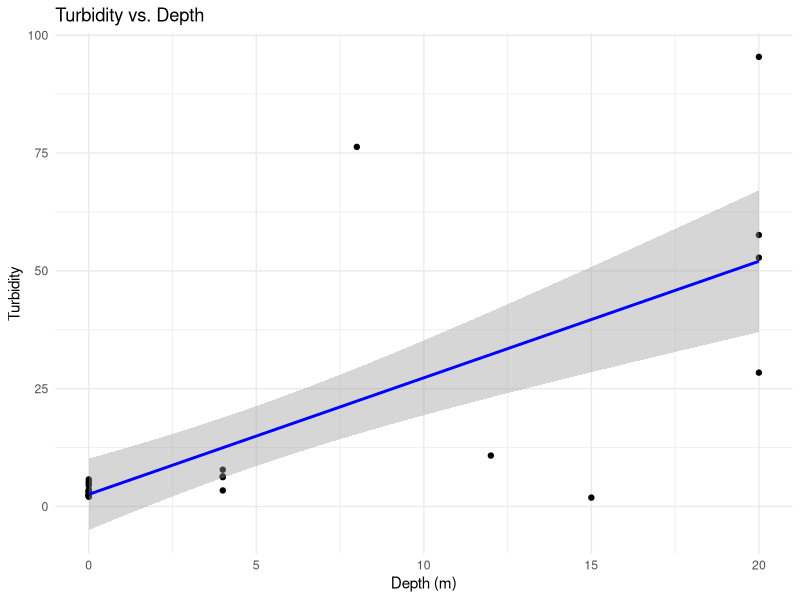
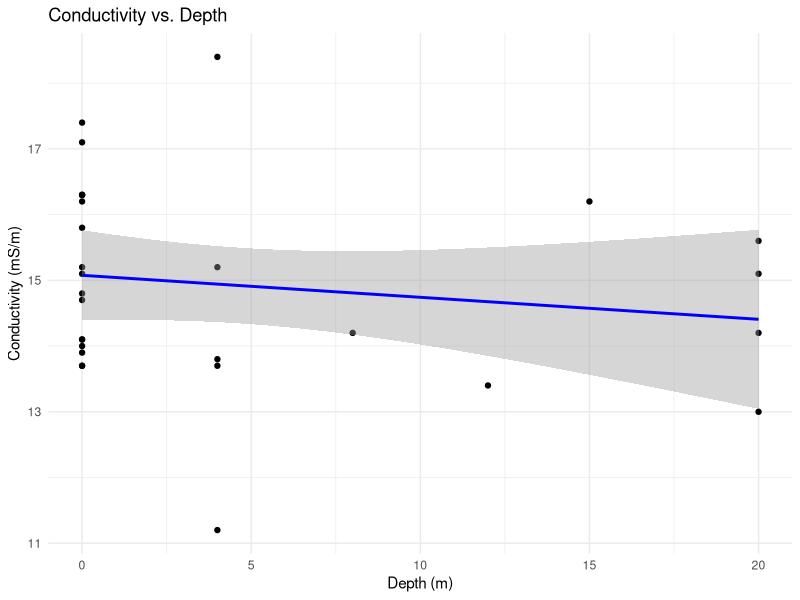
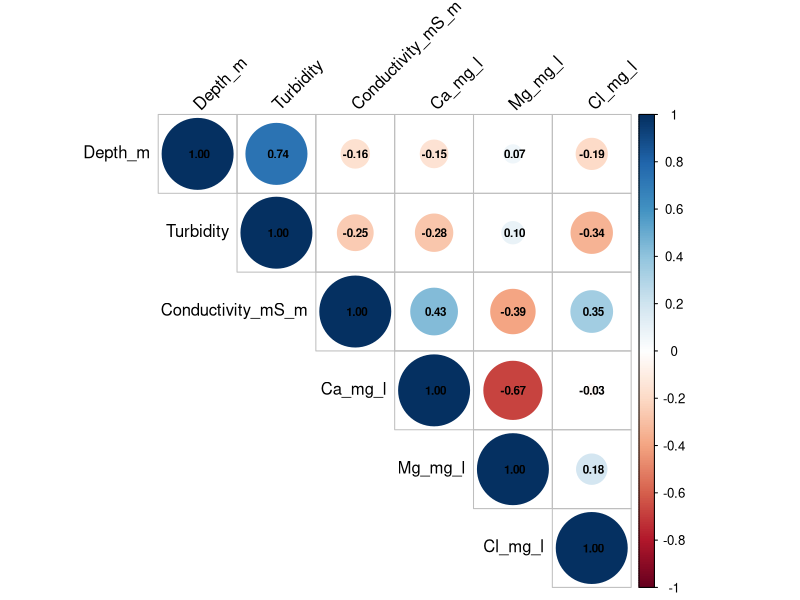
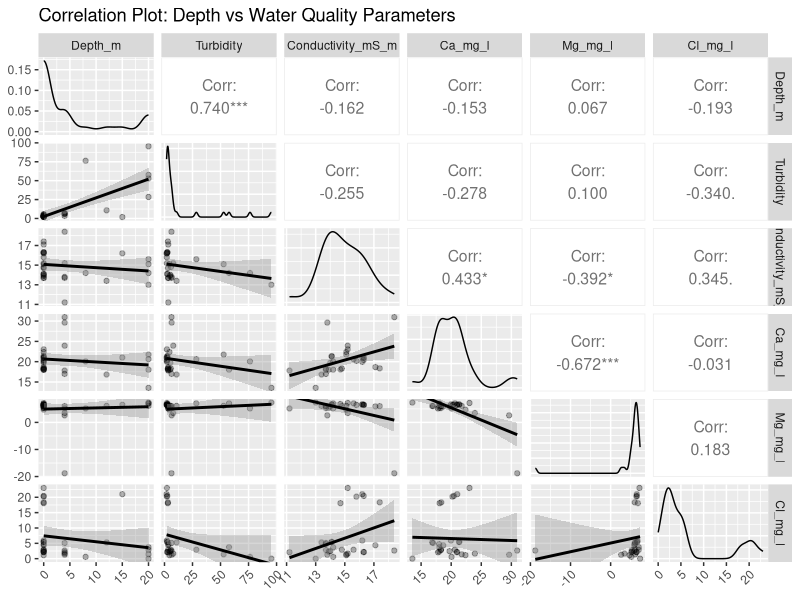

The R source for these figures, in order:
#Written by Tsitso Mafantiri using Manus and ChatGPT
# Sample Data (manually transcribed from image)
# Please replace this with your full dataset loaded from a CSV or Excel file
# Example: data <- read.csv("your_data.csv")

data <- data.frame(
  Longitude = c(27.82695, 27.82695, 27.82695, 27.82695, 27.82695, 27.82695, 27.82695, 27.82695, 27.82695, 27.82695, 27.82695, 27.82695, 27.82695, 27.82695, 27.82695, 27.82695, 27.82695, 27.82695, 27.82695, 27.82695, 27.82695, 27.82695, 27.82695, 27.82695, 27.80678, 27.80678, 27.80678, 27.80678, 27.80678),
  Latitude = c(-29.3179, -29.3179, -29.3179, -29.3179, -29.3179, -29.3179, -29.3179, -29.3179, -29.3179, -29.3179, -29.3179, -29.3179, -29.3179, -29.3179, -29.3179, -29.3179, -29.3179, -29.3179, -29.3179, -29.3179, -29.3179, -29.3179, -29.3179, -29.3179, -29.3246, -29.3246, -29.3246, -29.3246, -29.3246),
  Dates = as.Date(c("2018-04-20", "2018-05-24", "2018-06-28", "2018-07-30", "2018-07-30", "2018-08-24", "2020-09-01", "2020-09-01", "2020-09-01", "2020-09-01", "2020-01-30", "2020-01-30", "2020-01-30", "2020-02-21", "2020-02-21", "2020-02-21", "2020-03-26", "2020-03-26", "2020-03-26", "2022-12-01", "2022-12-01", "2022-12-01", "2018-04-20", "2018-04-20", "2018-04-20", "2018-05-24", "2018-06-28", "2018-07-30", "2018-07-30")),
  Sample_ID = c(4, 4, 4, 4, 4, 4, 4, 4, 4, 4, 4, 4, 4, 4, 4, 4, 4, 4, 4, 4, 4, 4, 3, 3, 3, 3, 3, 3, 3),
  Depth_m = c(0, 0, 0, 0, 0, 15, 0, 4, 12, 20, 0, 4, 20, 0, 4, 20, 0, 4, 20, 0, 4, 8, 0, 0, 0, 0, 0, 0, 0),
  Turbidity = c(2.14, 3.02, 2.08, 3.08, 2.48, 1.88, 5.74, 6.22, 10.8, 57.6, 5.25, 6.38, 52.8, 3.52, 6.31, 28.4, 3.17, 3.4, 95.4, 4.42, 7.8, 76.3, 2.48, 2.48, 4.89, 2.17, 3.34, 2.48, 2.48),
  Conductivity_mS_m = c(15.2, 14.7, 15.8, 17.4, 16.3, 16.2, 14.8, 18.4, 13.4, 14.2, 14, 13.8, 15.1, 13.7, 13.7, 15.6, 13.7, 11.2, 13, 15.1, 15.2, 14.2, 14.1, 14.1, 13.9, 16.2, 17.1, 16.3, 16.3),
  Ca_mg_l = c(23.04, 18.08, 20.21, 18.35, 20.44, 21.01, 18.3, 30.97, 16.84, 18.03, 19.73, 29.63, 21.75, 17.99, 16.99, 20.62, 18.29, 17.81, 13.55, 22.37, 23.94, 20.06, 21.33, 21.33, 18.03, 19.96, 18.67, 20.95, 20.95),
  Mg_mg_l = c(7.18, 6.8, 6.45, 6.01, 6.51, 6.52, 6.07, -18.79, 6.09, 7.02, 5.83, 2.61, 6.11, 5.97, 6.03, 7.03, 5.29, 5.15, 7.34, 4.7, 3.47, 5.16, 6.61, 6.61, 5.39, 6.68, 5.9, 6.45, 6.45),
  Cl_mg_l = c(23.04, 18.08, 20.21, 18.35, 20.44, 21.01, 2.9, 2.64, 5.31, 3.73, 2.45, 1.27, 1.42, 4.74, 5.11, 2.91, 2.83, 2.09, 0, 1.14, 1.66, 0.59, 5.45, 5.45, 2.34, 5.92, 4.38, 2.15, 2.15),
  NO2_N_mg_l = c(1.3, 1, 0.7, 1.1, 1.5, 1.6, 0.004, 0.006, NA, NA, 0.009, 0.01, 0.036, 0.002, 0.005, 0.021, 0.002, 0.03, NA, 1.4, 1.8, NA, NA, NA, NA, NA, NA, NA, NA),
  NO3_N_mg_l = c(NA, NA, NA, NA, NA, NA, NA, NA, NA, NA, NA, NA, NA, NA, NA, NA, NA, NA, NA, 6.2, 7.97, NA, NA, NA, NA, NA, NA, NA, NA),
  NO3 = c(5.76, 4.43, 3.1, 4.87, 6.64, 7.08, NA, NA, NA, NA, NA, NA, NA, NA, NA, NA, NA, NA, NA, NA, NA, NA, NA, NA, NA, NA, NA, NA, NA),
  SO4 = c(NA, NA, NA, NA, NA, NA, NA, NA, NA, NA, NA, NA, NA, NA, NA, NA, NA, NA, NA, 27.44, 35.28, NA, NA, NA, NA, NA, NA, NA, NA)
)

# Display the structure of the data frame
str(data)

# Summary statistics
summary(data)

# Load necessary libraries for plotting and statistical analysis
# install.packages("ggplot2") # Uncomment and run if you don't have ggplot2
# install.packages("ggpubr") # Uncomment and run if you don't have ggpubr
library(ggplot2)
library(ggpubr)
library(corrplot)

# --- Scatter Plots with Trend Lines (Depth vs. each water quality parameter) ---

# Example: Turbidity vs. Depth
plot_turbidity_depth <- ggplot(data, aes(x = Depth_m, y = Turbidity)) +
  geom_point() +
  geom_smooth(method = "lm", col = "blue") + # Add linear trend line
  labs(title = "Turbidity vs. Depth",
       x = "Depth (m)",
       y = "Turbidity") +
  theme_minimal()
print(plot_turbidity_depth)

# Example: Conductivity vs. Depth
plot_conductivity_depth <- ggplot(data, aes(x = Depth_m, y = Conductivity_mS_m)) +
  geom_point() +
  geom_smooth(method = "lm", col = "blue") +
  labs(title = "Conductivity vs. Depth",
       x = "Depth (m)",
       y = "Conductivity (mS/m)") +
  theme_minimal()
print(plot_conductivity_depth)

# You can repeat the above code for other water quality parameters (Ca, Mg, Cl, NO2-N, NO3-N, NO3, SO4)

# --- Pearson Correlation Coefficient (Depth vs. water quality parameters) ---

# Select relevant columns for correlation analysis
correlation_data <- data[, c("Depth_m", "Turbidity", "Conductivity_mS_m", "Ca_mg_l", "Mg_mg_l", "Cl_mg_l")]

# Calculate Pearson correlation matrix
correlation_matrix <- cor(correlation_data, use = "pairwise.complete.obs", method = "pearson")
print(correlation_matrix)

# Visualize the correlation matrix as a heatmap
corrplot(correlation_matrix, method = "circle", type = "upper", tl.col = "black", tl.srt = 45, addCoef.col = "black", number.cex = 0.7)

# Example: Correlation between Depth and Turbidity
cor_depth_turbidity <- cor(data$Depth_m, data$Turbidity, use = "pairwise.complete.obs", method = "pearson")
cat("Pearson correlation between Depth and Turbidity:", cor_depth_turbidity, "\n")

# --- Regression Analysis (Depth vs. water quality parameters) ---

# Example: Linear regression of Turbidity on Depth
model_turbidity <- lm(Turbidity ~ Depth_m, data = data)
summary(model_turbidity)

# Example: Linear regression of Conductivity on Depth
model_conductivity <- lm(Conductivity_mS_m ~ Depth_m, data = data)
summary(model_conductivity)

# You can repeat the above code for other water quality parameters

# --- ANOVA (Analysis of Variance) ---
# To perform ANOVA, we need a categorical variable for 'high versus low sediment deposition'.
# Please provide clarification on how this variable is defined in your dataset.
# For example, if you have a column named 'Sediment_Deposition_Category' with values 'High' and 'Low':
# aov_result <- aov(Water_Quality_Parameter ~ Sediment_Deposition_Category, data = data)
# summary(aov_result)

# --- Comparison with Water Quality Standards ---
# To compare with South African (SA) and WHO water quality standards, please provide these standards.
# Once provided, you can add code here to filter and flag data points that exceed the standards.
# Example (conceptual):
# sa_drinking_turbidity_limit <- 5 # Example limit
# data$Exceeds_SA_Turbidity <- ifelse(data$Turbidity > sa_drinking_turbidity_limit, TRUE, FALSE)
# print(data[data$Exceeds_SA_Turbidity == TRUE, c("Dates", "Depth_m", "Turbidity", "Exceeds_SA_Turbidity")])


# Install GGally if not already installed
# install.packages("GGally")

library(GGally)

# Select Depth and other numeric water quality parameters
correlation_data <- data[, c("Depth_m", "Turbidity", "Conductivity_mS_m", "Ca_mg_l", "Mg_mg_l", "Cl_mg_l")]

# Remove rows with any NA values in selected columns
correlation_data <- na.omit(correlation_data)

# Create the pairwise correlation plot (scatterplot matrix)
ggpairs(
  correlation_data,
  title = "Correlation Plot: Depth vs Water Quality Parameters",
  upper = list(continuous = wrap("cor", size = 4)),
  lower = list(continuous = wrap("smooth", alpha = 0.3)),
  diag = list(continuous = wrap("densityDiag"))
) + theme(
  axis.text.x = element_text(angle = 45, hjust = 1)
)
  # Citattions of R packages
citation("ggplot2")
citation("corrplot")
citation("ggpubr")
citation("GGally")
